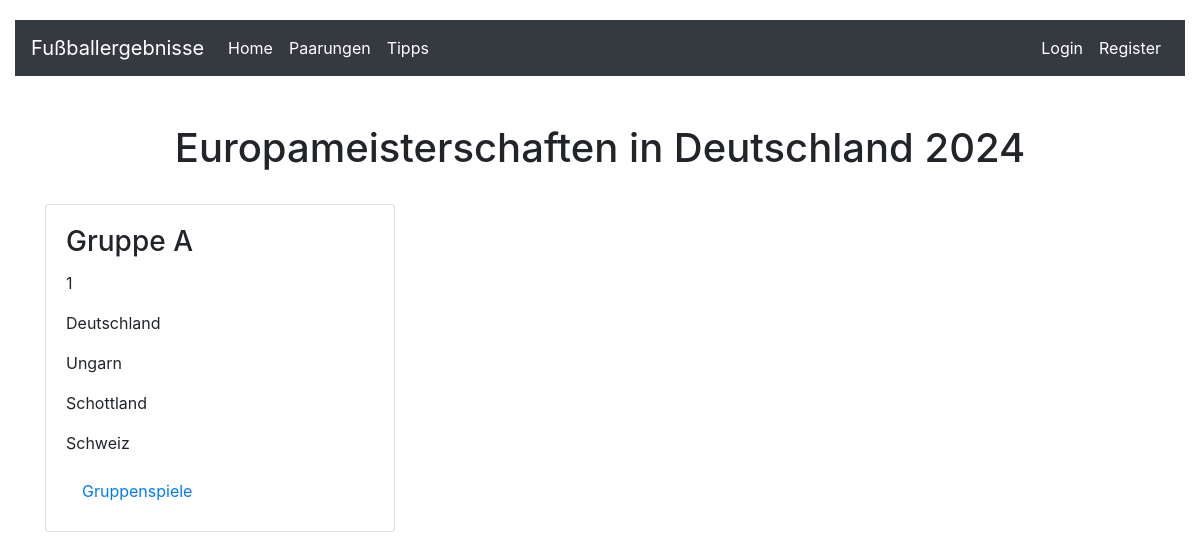
Before: / with the older database file.
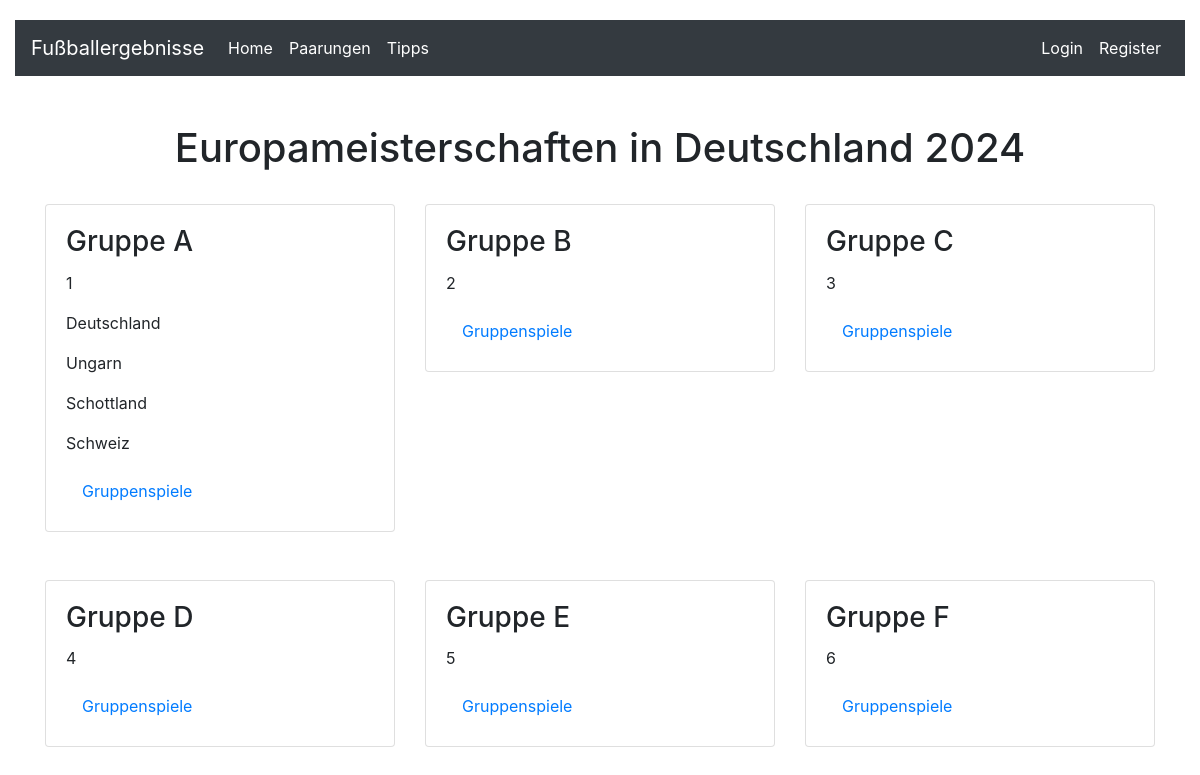
After: the same page with the newer database file.
### em_tipps_verwalten/models.py (models this page shows, shortened)
class Gruppen(models.Model):
    gruppen_id = models.AutoField(primary_key=True),
    gruppen_name = models.CharField(max_length=50)
    def __str__(self) -> str:
        return self.gruppen_name

class Mannschaften(models.Model):
    mannschaft_id = models.AutoField(primary_key=True)
    mannschaft_name = models.CharField(max_length=100)
    land_id = models.ForeignKey(Laender, models.DO_NOTHING)
    gruppen_id = models.ForeignKey(Gruppen, on_delete=models.CASCADE)

### em_tipps_verwalten/views.py (the view)
# urls.py: path('', views.startSeite, name='startSeite'),
def startSeite(request):
    gruppen = Gruppen.objects.all()
    print(gruppen)
    ctx = {'gruppen': gruppen}
    return render(request, 'startSeite.html', ctx)

### em_tipps_verwalten/templates/startSeite.html
{% extends 'index.html' %}
{% load static %}
{% block content %}
<div class="container mt-5">
  <div class="row justify-content-center mb-4">
    <h1>Europameisterschaften in Deutschland 2024</h1>
  </div>
    <div class="row">
      {% for gruppe in gruppen %}
        <div class="col-md-4 mb-5">
          <div class="card">
            <div class="card-body">
              <h3 class="card-title">{{gruppe.gruppen_name}}</h3>
              <p>{{gruppe.id}}</p>
              {% for mannschaft in gruppe.mannschaften_set.all %}
                <p class="card-text mt-2">{{mannschaft.mannschaft_name}}</p>
              {% endfor%}
              <div class="row-mt-4">
                <a class="nav-link" href="{% url 'gruppenspiele' id=gruppe.id %}">Gruppenspiele</a>
              </div>
            </div>
          </div>
        </div>
      {% endfor %}
    </div>
  </div>
{% endblock content %}

### em_tipps_verwalten/templates/index.html (shortened to what this page needs)
<!DOCTYPE html>
<html lang="en">
<head>
    <link rel="stylesheet" href="https://maxcdn.bootstrapcdn.com/bootstrap/4.5.2/css/bootstrap.min.css">
</head>
<body>
    {% include 'menu.html'%}
    <div>
        {% block content %}
        {% endblock content %}
    </div>
</body>
</html>

### em_tipps_verwalten/templates/menu.html (shortened to what this page needs)
<div class="container-fluid">
    <div class="row">
      <div class="col-lg-12">
        <nav class="navbar navbar-expand-lg navbar-dark">
          <a class="navbar-brand" href="#">Fußballergebnisse</a>
          <div class="collapse navbar-collapse" id="navbarNav">
            <ul class="navbar-nav mr-auto">
              <li class="nav-item">
                <a class="nav-link" href="{% url 'startSeite'%}">Home</a>
              </li>
              <li class="nav-item">
                <a class="nav-link" href="{% url 'paarungen'%}">Paarungen</a>
              </li>
              <li class="nav-item">
                <a class="nav-link" href="{% url 'tippen'%}">Tipps</a>
              </li>
            </ul>
            <ul class="navbar-nav ml-auto">
              <li class="nav-item">
                <a class="nav-link" href="{% url 'loginSeite'%}">Login</a>
              </li>
              <li class="nav-item">
                <a class="nav-link" href="{% url 'registerSeite'%}">Register</a>
              </li>
            </ul>
          </div>
        </nav>
      </div>
    </div>
  </div>

### em_tipps_verwalten/templates/index.html (style rules this page uses)
body { padding-top: 20px; }
.navbar { background-color: #343a40; }
.navbar-brand, .navbar-nav .nav-link { color: #ffffff !important; }

Changed rows visible on the page:
added Gruppen: gruppen_name "Gruppe B", id "2"
added Gruppen: gruppen_name "Gruppe C", id "3"
added Gruppen: gruppen_name "Gruppe D", id "4"
added Gruppen: gruppen_name "Gruppe E", id "5"
added Gruppen: gruppen_name "Gruppe F", id "6"
